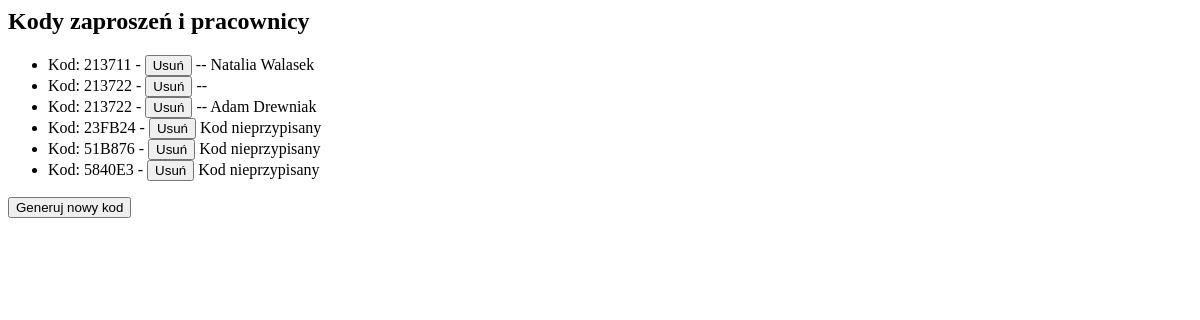
Page /schedule/workers_list/ (signed in) on the earlier database version.
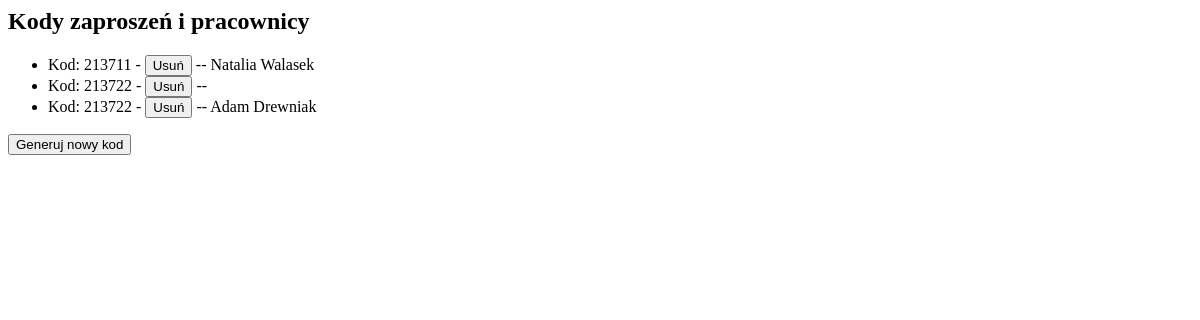
Same page on the later database version.
### base/models.py (models this page shows, shortened)
class InvitationCode(models.Model):
    company = models.ForeignKey('Company', on_delete=models.CASCADE, blank=True, null=True)
    user = models.ForeignKey(User, on_delete=models.CASCADE, blank=True, null=True)
    code = models.CharField(max_length=6)
    is_used = models.BooleanField(default=False)

### schedule/views.py (the view, shortened to what this page needs)
# urls.py: path('workers_list/', WorkersView.as_view(), name='workers_view'),
class WorkersView(ListView):
    model = InvitationCode
    template_name = 'schedule/workers_list.html'
    context_object_name = 'codes'
    def get_queryset(self):
        company = get_object_or_404(Company, owner=self.request.user)
        return InvitationCode.objects.filter(company=company).select_related('user')
    def get_context_data(self, **kwargs):
        context = super().get_context_data(**kwargs)
        context['show_generate_code_button'] = True
        return context

### schedule/templates/schedule/workers_list.html (shortened to what this page needs)
<h2>Kody zaproszeń i pracownicy</h2>
<ul>
  {% for code in codes %}
    <li>
      Kod: {{ code.code }} -
      <a href="{% url 'schedule:worker_delete' code.id %}"><button>Usuń</button></a>
      {% if code.user %}
        -- {{ code.user.first_name }} {{ code.user.last_name }}
      {% else %}
        Kod nieprzypisany
      {% endif %}
    </li>
  {% endfor %}
</ul>
{% if show_generate_code_button %}
<form method="post">
  <button type="submit">Generuj nowy kod</button>
</form>
{% endif %}

Differences in the rows shown:
removed InvitationCode: code "23FB24", shows "Kod nieprzypisany"
removed InvitationCode: code "51B876", shows "Kod nieprzypisany"
removed InvitationCode: code "5840E3", shows "Kod nieprzypisany"
